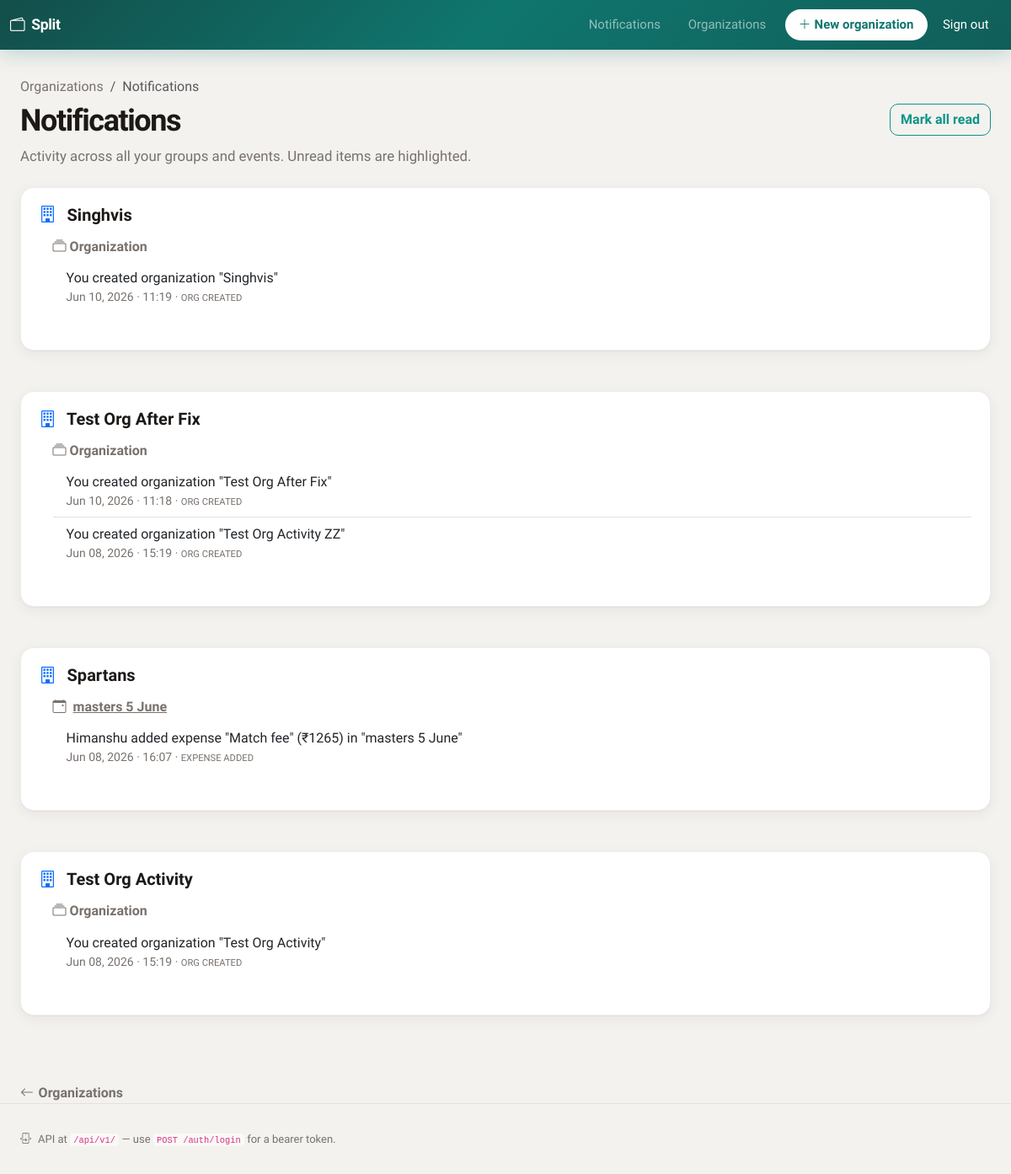
Page /notifications (signed in) on the committed database.
### app/models.py (models this page shows)
class Organization(Base):
    __tablename__ = "organizations"
    id: Mapped[int] = mapped_column(primary_key=True, autoincrement=True)
    name: Mapped[str] = mapped_column(String(200), nullable=False)
    created_by_user_id: Mapped[int | None] = mapped_column(
        ForeignKey("users.id"), nullable=True, index=True
    )
    created_at: Mapped[datetime] = mapped_column(DateTime, default=datetime.utcnow)
    members: Mapped[list["OrganizationMember"]] = relationship(
        back_populates="organization", cascade="all, delete-orphan"
    )
    events: Mapped[list["Event"]] = relationship(
        back_populates="organization", cascade="all, delete-orphan"
    )

class Activity(Base):
    __tablename__ = "activities"
    id: Mapped[int] = mapped_column(primary_key=True, autoincrement=True)
    recipient_user_id: Mapped[int] = mapped_column(ForeignKey("users.id"), nullable=False)
    organization_id: Mapped[int | None] = mapped_column(
        ForeignKey("organizations.id"), nullable=True, index=True
    )
    event_id: Mapped[int | None] = mapped_column(
        ForeignKey("events.id"), nullable=True, index=True
    )
    actor_user_id: Mapped[int | None] = mapped_column(ForeignKey("users.id"), nullable=True)
    kind: Mapped[str] = mapped_column(String(64), nullable=False)
    summary: Mapped[str] = mapped_column(String(500), nullable=False)
    read_at: Mapped[datetime | None] = mapped_column(DateTime, nullable=True)
    created_at: Mapped[datetime] = mapped_column(DateTime, default=datetime.utcnow)
    recipient: Mapped["User"] = relationship(
        "User",
        foreign_keys=[recipient_user_id],
        back_populates="activities_received",
    )
    actor: Mapped["User | None"] = relationship(
        "User",
        foreign_keys=[actor_user_id],
        back_populates="activities_sent",
    )

class Event(Base):
    __tablename__ = "events"
    id: Mapped[int] = mapped_column(primary_key=True, autoincrement=True)
    organization_id: Mapped[int] = mapped_column(
        ForeignKey("organizations.id"), nullable=False
    )
    name: Mapped[str] = mapped_column(String(200), nullable=False)
    created_by_user_id: Mapped[int | None] = mapped_column(
        ForeignKey("users.id"), nullable=True, index=True
    )
    created_at: Mapped[datetime] = mapped_column(DateTime, default=datetime.utcnow)
    organization: Mapped["Organization"] = relationship(back_populates="events")
    members: Mapped[list["Member"]] = relationship(
        back_populates="event", cascade="all, delete-orphan"
    )
    expenses: Mapped[list["Expense"]] = relationship(
        back_populates="event", cascade="all, delete-orphan"
    )

### app/routers/web.py (the view)
@router.get("/notifications", response_class=HTMLResponse)
def page_notifications(request: Request, db: Session = Depends(get_db)):
    uid = require_session_user(request)
    if isinstance(uid, RedirectResponse):
        return uid
    rows = activity_service.list_for_user(db, uid, limit=400)
    grouped = activity_service.group_activities_hierarchy(db, rows)
    return templates.TemplateResponse(
        request,
        "notifications.html",
        {
            "title": "Notifications",
            "grouped": grouped,
            "activities": rows,
        },
    )

### templates/notifications.html (shortened to what this page needs)
{% extends "base.html" %}
{% block content %}
<nav class="et-breadcrumb mb-2" aria-label="breadcrumb">
  <ol class="breadcrumb small mb-0">
    <li class="breadcrumb-item"><a href="/orgs">Organizations</a></li>
    <li class="breadcrumb-item active" aria-current="page">Notifications</li>
  </ol>
</nav>
<header class="mb-4 d-flex flex-wrap justify-content-between align-items-start gap-3">
  <div>
    <h1 class="et-hero-title mb-2">Notifications</h1>
    <p class="et-hero-lead mb-0">Activity across all your groups and events. Unread items are highlighted.</p>
  </div>
  {% if activities %}
  <form method="post" action="/notifications/read-all">
    <button type="submit" class="btn btn-outline-primary">Mark all read</button>
  </form>
  {% endif %}
</header>
{% if not grouped %}
<div class="et-empty">
  <div class="et-empty-icon"><i class="bi bi-bell"></i></div>
  <p class="et-muted mb-0">No activity yet. Create organizations, events, and expenses to see updates here.</p>
</div>
{% else %}
  {% for org in grouped %}
  <section class="mb-5 et-card">
    <div class="et-card-body">
      <h2 class="h5 fw-bold mb-3">
        <i class="bi bi-building me-2 text-primary"></i>
        <a href="/orgs/{{ org.organization_id }}" class="text-reset text-decoration-none">{{ org.organization_name }}</a>
      </h2>
      {% for eg in org.event_groups %}
      <div class="ms-md-3 mb-4 {% if not loop.last %}border-bottom pb-4{% endif %}">
        <h3 class="h6 fw-semibold et-muted mb-2">
          {% if eg.event_id %}
          <i class="bi bi-calendar-event me-1"></i>
          <a href="/events/{{ eg.event_id }}" class="text-reset">{{ eg.event_name }}</a>
          {% else %}
          <i class="bi bi-collection me-1"></i>{{ eg.event_name }}
          {% endif %}
        </h3>
        <ul class="list-group list-group-flush">
          {% for a in eg.activities %}
          <li class="list-group-item d-flex flex-wrap justify-content-between align-items-start gap-2 {% if not a.read_at %}list-group-item-primary bg-opacity-10{% endif %}">
            <div class="flex-grow-1 min-w-0">
              <p class="mb-0">{{ a.summary }}</p>
              <p class="small et-muted mb-0">{{ a.created_at.strftime('%b %d, %Y · %H:%M') }} · <span class="text-uppercase" style="font-size: 0.7rem;">{{ a.kind | replace('_', ' ') }}</span></p>
            </div>
          </li>
          {% endfor %}
        </ul>
      </div>
      {% endfor %}
    </div>
  </section>
  {% endfor %}
{% endif %}
<a href="/orgs" class="et-link-back"><i class="bi bi-arrow-left"></i>Organizations</a>
{% endblock %}

### static/app.css (style rules this page uses)
:root { --et-bg: #f4f2ef; --et-bg-elevated: #ffffff; --et-surface-2: #faf9f7; --et-text: #1c1917; --et-text-muted: #78716c; --et-border: rgba(28, 25, 23, 0.08); --et-border-strong: rgba(28, 25, 23, 0.12); --et-accent: #0d9488; --et-accent-hover: #0f766e; --et-accent-soft: rgba(13, 148, 136, 0.12); --et-accent-2: #6366f1; --et-radius: 12px; --et-radius-sm: 10px; --et-radius-lg: 16px; --et-shadow: 0 1px 2px rgba(28, 25, 23, 0.04), 0 4px 16px rgba(28, 25, 23, 0.06); --et-shadow-hover: 0 8px 24px rgba(28, 25, 23, 0.08); --et-green: #059669; --et-green-soft: rgba(5, 150, 105, 0.12); --et-red: #dc2626; --et-red-soft: rgba(220, 38, 38, 0.1); --et-font: "Plus Jakarta Sans", system-ui, -apple-system, sans-serif; }
*, *::before, *::after { box-sizing: border-box; }
html { scroll-behavior: smooth; }
body.et-body { font-family: var(--et-font); background: var(--et-bg); color: var(--et-text); min-height: 100vh; -webkit-font-smoothing: antialiased; }
.et-card { background: var(--et-bg-elevated); border: 1px solid var(--et-border); border-radius: var(--et-radius-lg); box-shadow: var(--et-shadow); transition: box-shadow 0.2s ease, transform 0.2s ease, border-color 0.2s ease; }
.et-card-body { padding: 1.25rem 1.35rem; }
.btn-outline-primary { --bs-btn-color: var(--et-accent); --bs-btn-border-color: var(--et-accent); --bs-btn-hover-bg: var(--et-accent); --bs-btn-hover-border-color: var(--et-accent); font-weight: 600; border-radius: var(--et-radius-sm); }
.et-hero-title { font-weight: 800; letter-spacing: -0.04em; font-size: clamp(1.75rem, 4vw, 2.25rem); line-height: 1.15; color: var(--et-text); margin-bottom: 0.5rem; }
.et-hero-lead { color: var(--et-text-muted); font-size: 1.05rem; max-width: 36rem; margin-bottom: 0; }
.et-breadcrumb .breadcrumb-item a { color: var(--et-text-muted); text-decoration: none; font-weight: 500; }
.et-muted { color: var(--et-text-muted); }
.et-link-back { display: inline-flex; align-items: center; gap: 0.35rem; font-weight: 600; color: var(--et-text-muted); text-decoration: none; margin-top: 2rem; }

### rows in the picture
Organization: organization_name "Singhvis", event_name "Organization"
Activity: summary "You created organization \"Singhvis\"", created_at "Jun 10, 2026 · 11:19", kind "ORG CREATED"
Organization: organization_name "Test Org After Fix", event_name "Organization"
Activity: summary "You created organization \"Test Org After Fix\"", created_at "Jun 10, 2026 · 11:18", kind "ORG CREATED"
Activity: summary "You created organization \"Test Org Activity ZZ\"", created_at "Jun 08, 2026 · 15:19", kind "ORG CREATED"
Organization: organization_name "Spartans"
Event: event_name "masters 5 June"
Activity: summary "Himanshu added expense \"Match fee\" (₹1265) in \"masters 5 June\"", created_at "Jun 08, 2026 · 16:07", kind "EXPENSE ADDED"
Organization: organization_name "Test Org Activity", event_name "Organization"
Activity: summary "You created organization \"Test Org Activity\"", created_at "Jun 08, 2026 · 15:19", kind "ORG CREATED"
